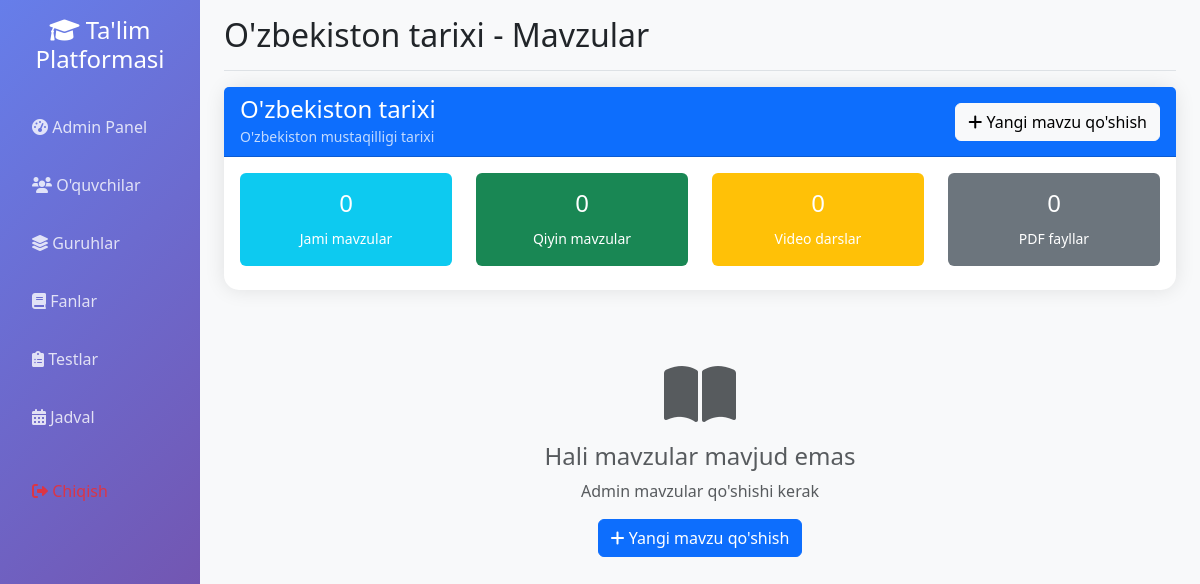
/subject/1 (signed in), run on the app's committed database.
### app.py (models this page shows)
class Subject(db.Model):
    __tablename__ = 'subject'
    id = db.Column(db.Integer, primary_key=True)
    name = db.Column(db.String(100), unique=True, nullable=False, index=True)
    description = db.Column(db.Text)
    topics = db.relationship('Topic', backref='subject', lazy=True, cascade='all, delete-orphan')
    tests = db.relationship('Test', backref='subject', lazy=True, cascade='all, delete-orphan')
    schedules = db.relationship('Schedule', backref='subject', lazy=True, cascade='all, delete-orphan')

### app.py (the view)
@app.route('/subject/<int:subject_id>')
def subject_detail(subject_id):
    if not session.get('logged_in', False):
        return redirect(url_for('login'))
    subject = Subject.query.get_or_404(subject_id)
    topics = Topic.query.filter_by(subject_id=subject_id).all()
    user = User.query.get(session['user_id'])
    difficult_topic_ids = [dt.topic_id for dt in DifficultTopic.query.filter_by(user_id=user.id).all()]
    return render_template('subject_detail_enhanced.html',
                         subject=subject,
                         topics=topics,
                         difficult_topic_ids=difficult_topic_ids)

### app.py (called while the page is built, shortened)
@app.context_processor
def inject_user():
    class CurrentUser:
        def __init__(self):
            self.is_authenticated = session.get('logged_in', False)
            self.is_admin = session.get('is_admin', False)
            self.is_group_leader = session.get('is_group_leader', False)
            self.username = session.get('username', '')
            self.id = session.get('user_id', None)
    return dict(current_user=CurrentUser(), datetime=datetime)

### templates/subject_detail_enhanced.html (shortened to what this page needs)
{% extends "base.html" %}
{% block page_title %}{{ subject.name }} - Mavzular{% endblock %}
{% block content %}
<div class="row">
    <div class="col-12">
        <div class="card mb-4">
            <div class="card-header bg-primary text-white d-flex justify-content-between align-items-center">
                <div>
                    <h4 class="mb-0">{{ subject.name }}</h4>
                    <small class="opacity-75">{{ subject.description or 'Tafsilotlar mavjud emas' }}</small>
                </div>
                {% if session.get('is_admin', False) %}
                <button class="btn btn-light" onclick="showAddTopicModal()">
                    <i class="fas fa-plus"></i> Yangi mavzu qo'shish
                </button>
                {% endif %}
            </div>
            <div class="card-body">
                <div class="row text-center">
                    <div class="col-md-3">
                        <div class="bg-info text-white rounded p-3 mb-2">
                            <h4>{{ topics|length }}</h4>
                            <small>Jami mavzular</small>
                        </div>
                    </div>
                    <div class="col-md-3">
                        <div class="bg-success text-white rounded p-3 mb-2">
                            <h4>{{ difficult_topic_ids|length }}</h4>
                            <small>Qiyin mavzular</small>
                        </div>
                    </div>
                    <div class="col-md-3">
                        <div class="bg-warning text-white rounded p-3 mb-2">
                            <h4>{{ topics|selectattr('video_url')|list|length }}</h4>
                            <small>Video darslar</small>
                        </div>
                    </div>
                    <div class="col-md-3">
                        <div class="bg-secondary text-white rounded p-3 mb-2">
                            <h4>{{ topics|selectattr('pdf_file')|list|length }}</h4>
                            <small>PDF fayllar</small>
                        </div>
                    </div>
                </div>
            </div>
        </div>
    </div>
</div>
<div class="row">
    {% if not topics %}
    <div class="col-12">
        <div class="text-center py-5">
            <i class="fas fa-book-open fa-4x text-muted mb-3"></i>
            <h4 class="text-muted">Hali mavzular mavjud emas</h4>
            <p class="text-muted">Admin mavzular qo'shishi kerak</p>
            {% if session.get('is_admin', False) %}
            <button class="btn btn-primary" onclick="showAddTopicModal()">
                <i class="fas fa-plus"></i> Yangi mavzu qo'shish
            </button>
            {% endif %}
        </div>
    </div>
    {% endif %}
</div>
{% endblock %}

### static/css/enhanced_ui.css (style rules this page uses)
.btn-enhanced { position: relative; overflow: hidden; transition: all 0.3s ease; }
.card-enhanced { border: none; box-shadow: 0 10px 30px rgba(0, 0, 0, 0.1); transition: all 0.3s ease; }

### templates/base.html (style rules this page uses)
.card { border: none; border-radius: 15px; box-shadow: 0 0 20px rgba(0,0,0,0.1); transition: transform 0.3s; }

### templates/subject_detail_enhanced.html (style rules this page uses)
.card { transition: all 0.3s ease; }

### data on the page
Subject: name "O'zbekiston tarixi", description "O'zbekiston mustaqilligi tarixi"

### other printed values
{{ topics|length }} "0"
{{ difficult_topic_ids|length }} "0"
{{ topics|selectattr('video_url')|list|length }} "0"
{{ topics|selectattr('pdf_file')|list|length }} "0"
